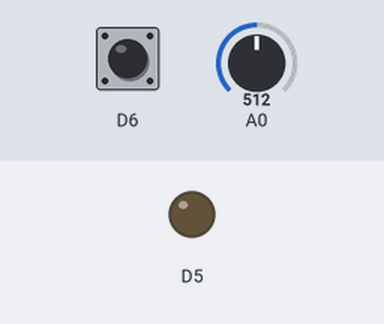
Simulated run of this sketch. Board: ESP8266 (NodeMCU). Parts: output pins drawn as LEDs (lit = HIGH). The test bench sets the inputs (shaded band); at power-on: D6 HIGH, A0 = 512. WiFi joins after 1.5 s; servers stay silent unless stated.

Above: at 3.0 s.
3.1 s: D6 pulled LOW for 0.15 s
At 4.1 s:
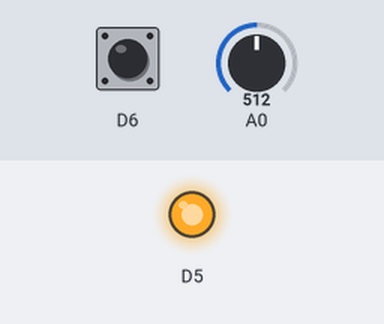
Timing chart, 0 to 6.1 s (numbered marks = the images above; inputs shaded):
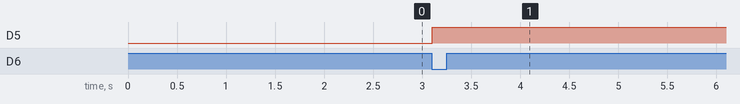

Measured:
- after the input at 3.1 s, D5: LOW → HIGH at once

The sketch:

Code.ino
```cpp
#define BLYNK_PRINT Serial


#include <ESP8266WiFi.h>
#include <BlynkSimpleEsp8266.h>


char auth[] = "XXXXXXXXXXXXXXXXXXXXXXXXX";

char ssid[] = "WiFi Name";
char pass[] = "WiFi Password";

void setup()
{
  // Debug console
  Serial.begin(9600);
 pinMode(D6, INPUT_PULLUP);
 if(digitalRead(D6))
  Blynk.begin(auth, ssid, pass);

}

void loop()
{
   if(digitalRead(D6))
   {
  Blynk.run();
   }
  else
  {
  analogWrite(D5,analogRead(A0));
  digitalWrite(D7,0);
  }
}
```
